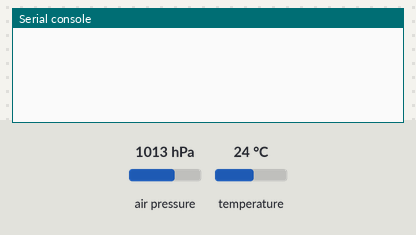
Recording of a program running on a simulated Raspberry Pi Pico running MicroPython. On the bench: the last lines printed to the serial console. The inputs (shaded band) are chosen by the test bench; at power-on: air pressure 1013 hPa, temperature 24 °C. Library files of the repository ran but are not shown: bmp280.py.

Above: at 1.2 s.
1.3 s: air pressure set to 952 hPa
At 2.9 s:
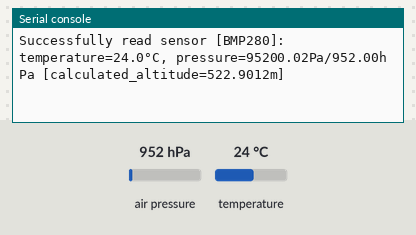
3.5 s: temperature set to 12 °C
At 4.4 s:
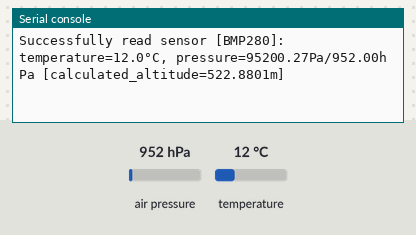
5.0 s: air pressure set to 975 hPa
At 7.1 s:
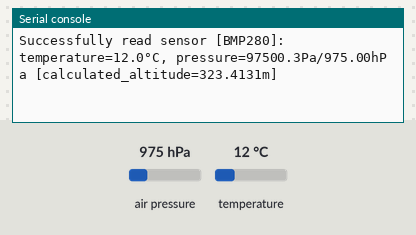
Timing chart, 0 to 8.6 s (numbered marks = the images above; inputs shaded):
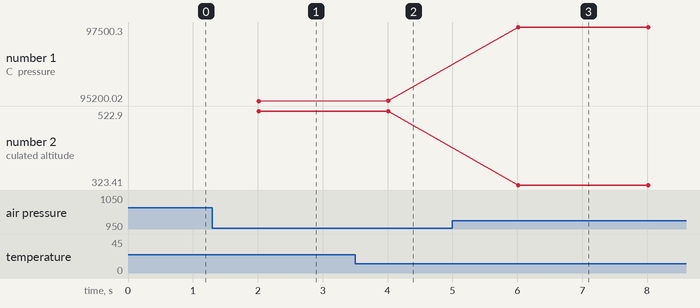

The program:

main_bmp280.py
```python
from machine import I2C, Pin, Timer

from bmp280 import *

from pins_config import GPIO_PIN_I2C_BMP280_SDA, GPIO_PIN_I2C_BMP280_SCL


BMP280_FREQUENCY_I2C = const(100000)                # Hertz (default 100kHz higher, fast mode 400kHz)
BMP280_FREQUENCY = const(157)                       # Hertz (WARNING: every 6.4ms!)
BMP280_TOLERANCE_AIR_PRESSURE = const(1 * 100)      # Pascal (Pascal * 100 to convert from Hectopascal)
BMP280_RANGE_AIR_PRESSURE = (300 * 100, 1100 * 100)
BMP280_TOLERANCE_TEMPERATURE = const(0.5)           # Degrees Celsius
BMP280_RANGE_TEMPERATURE = (-40, 85)

# BMP280
bmp280_sensor_i2c = I2C(0, sda=Pin(GPIO_PIN_I2C_BMP280_SDA), scl=Pin(GPIO_PIN_I2C_BMP280_SCL), freq=BMP280_FREQUENCY_I2C)
bmp280_sensor = BMP280(bmp280_sensor_i2c)


def calculate_altitude(pressure, sea_level_pressure=1013.25):
    """
    Calculate altitude based on the barometric formula (formula used is an approximation).

    :param pressure: Measured pressure in hPa
    :param sea_level_pressure: Sea-level pressure in hPa (global average: 1013.25hPa)
    :return: Altitude in meters
    """
    return 44330 * (1 - (pressure / sea_level_pressure) ** 0.1903)


def bmp280_read_sensor(timer):
    try:
        # Read temperature and pressure
        temperature = bmp280_sensor.temperature
        pressure = bmp280_sensor.pressure
        pressure_hpa = pressure / 100

        # OPTIONAL: Calculate altitude (requires local sea level pressure to be correct)
        calculated_altitude = calculate_altitude(pressure_hpa)

        print(f"Successfully read sensor [BMP280]: {temperature=}°C, {pressure=}Pa/{pressure_hpa:.2f}hPa [{calculated_altitude=}m]")
    except Exception as e:
        print("Error reading sensor [BMP280]:", e)


def main():
    # OPTIONAL: Set the use case
    #bmp280_sensor.use_case(BMP280_CASE_WEATHER)
    bmp280_sensor.use_case(BMP280_CASE_INDOOR)

    # Create a timer which compared to sleep does not block the whole processor
    # It executes its callback in the background, allowing the rest of the program to run concurrently
    # sleep on the other hand blocks the entire program execution, pausing all operations for the specified duration
    timer = Timer()
    # Since the possible frequency is very high use instead a much slower one (e.g. 2s)
    # WARNING: It will crash the pico connection when trying to print a message every 6ms!
    timer.init(period=2000, mode=Timer.PERIODIC, callback=bmp280_read_sensor)


main()
```

pins_config.py
```python
# DHT22
GPIO_PIN_INPUT_DHT22 = const(4)

# BMP280
GPIO_PIN_I2C_BMP280_SDA = const(0)
GPIO_PIN_I2C_BMP280_SCL = const(1)
```

Measured:
- after the input at 1.3 s, the serial console: prints a new line after 0.71 s (image 1)
- after the input at 3.5 s, the serial console: prints a new line after 0.51 s (image 2)
- after the input at 5.0 s, the serial console: prints a new line after 1.0 s (image 3)
- plotted number 1: 95200.02 → 95200.27 after the input at 3.5 s, 95200.27 → 97500.3 after the input at 5.0 s
- plotted number 2: 522.9 → 522.88 after the input at 3.5 s, 522.88 → 323.41 after the input at 5.0 s
